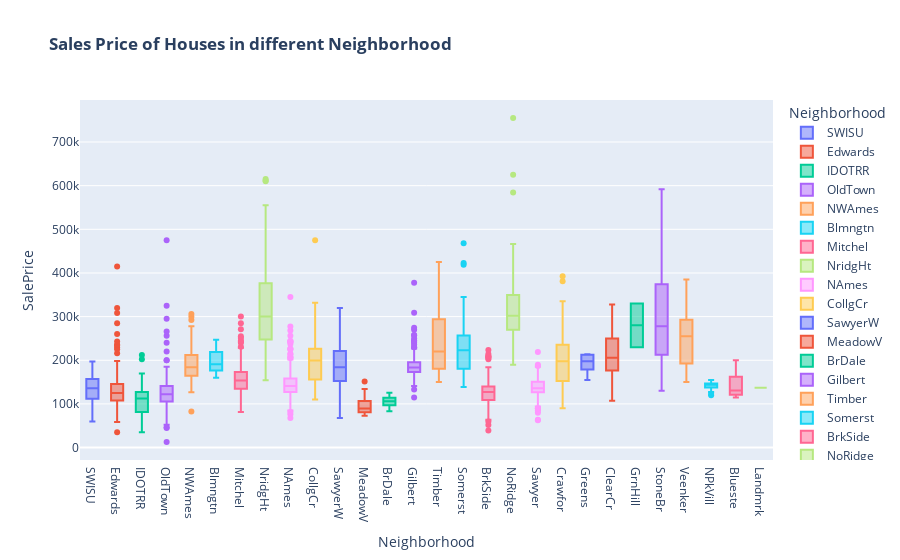

Write notebook code for a chart like this one.
### Code cell
#Sales Price of Houses in different Neighborhood
px.box(housing_cleaned,x='Neighborhood',y='SalePrice',
       color='Neighborhood',
       title='<b> Sales Price of Houses in different Neighborhood')

### Figure 1 — Plotly figure (JSON) as saved in the notebook; plotly's stock layout.template omitted (floating-point values rounded to 4 significant figures; data arrays with more than 128 entries replaced by an {"elided": "..."} marker saying what was removed)
{"data": [{"alignmentgroup": "True", "hovertemplate": "Neighborhood=%{x}<br>SalePrice=%{y}<extra></extra>", "legendgroup": "SWISU", "marker": {"color": "#636efa"}, "name": "SWISU", "notched": false, "offsetgroup": "SWISU", "orientation": "v", "showlegend": true, "type": "box", "x": ["SWISU", "SWISU", "SWISU", "SWISU", "SWISU", "SWISU", "SWISU", "SWISU", "SWISU", "SWISU", "SWISU", "SWISU", "SWISU", "SWISU", "SWISU", "SWISU", "SWISU", "SWISU", "SWISU", "SWISU", "SWISU", "SWISU", "SWISU", "SWISU", "SWISU", "SWISU", "SWISU", "SWISU", "SWISU", "SWISU", "SWISU", "SWISU", "SWISU", "SWISU", "SWISU", "SWISU", "SWISU", "SWISU", "SWISU", "SWISU", "SWISU", "SWISU"], "x0": " ", "xaxis": "x", "y": [126000, 150000, 169000, 102000, 91000, 131000, 137000, 149000, 159434, 128000, 145000, 80000, 160000, 197000, 160000, 140000, 100000, 189000, 140000, 60000, 136500, 168000, 155000, 135000, 175000, 127000, 135900, 100000, 95000, 105000, 108500, 139500, 118500, 115000, 118000, 160000, 112000, 104000, 114900, 137450, 179500, 157000], "y0": " ", "yaxis": "y"}, {"alignmentgroup": "True", "hovertemplate": "Neighborhood=%{x}<br>SalePrice=%{y}<extra></extra>", "legendgroup": "Edwards", "marker": {"color": "#EF553B"}, "name": "Edwards", "notched": false, "offsetgroup": "Edwards", "orientation": "v", "showlegend": true, "type": "box", "x": {"elided": "165 str values"}, "x0": " ", "xaxis": "x", "y": {"elided": "165 int values"}, "y0": " ", "yaxis": "y"}, {"alignmentgroup": "True", "hovertemplate": "Neighborhood=%{x}<br>SalePrice=%{y}<extra></extra>", "legendgroup": "IDOTRR", "marker": {"color": "#00cc96"}, "name": "IDOTRR", "notched": false, "offsetgroup": "IDOTRR", "orientation": "v", "showlegend": true, "type": "box", "x": ["IDOTRR", "IDOTRR", "IDOTRR", "IDOTRR", "IDOTRR", "IDOTRR", "IDOTRR", "IDOTRR", "IDOTRR", "IDOTRR", "IDOTRR", "IDOTRR", "IDOTRR", "IDOTRR", "IDOTRR", "IDOTRR", "IDOTRR", "IDOTRR", "IDOTRR", "IDOTRR", "IDOTRR", "IDOTRR", "IDOTRR", "IDOTRR", "IDOTRR", "IDOTRR", "IDOTRR", "IDOTRR", "IDOTRR", "IDOTRR", "IDOTRR", "IDOTRR", "IDOTRR", "IDOTRR", "IDOTRR", "IDOTRR", "IDOTRR", "IDOTRR", "IDOTRR", "IDOTRR", "IDOTRR", "IDOTRR", "IDOTRR", "IDOTRR", "IDOTRR", "IDOTRR", "IDOTRR", "IDOTRR", "IDOTRR", "IDOTRR", "IDOTRR", "IDOTRR", "IDOTRR", "IDOTRR", "IDOTRR", "IDOTRR", "IDOTRR", "IDOTRR", "IDOTRR", "IDOTRR", "IDOTRR", "IDOTRR", "IDOTRR", "IDOTRR", "IDOTRR", "IDOTRR", "IDOTRR", "IDOTRR", "IDOTRR", "IDOTRR", "IDOTRR", "IDOTRR", "IDOTRR", "IDOTRR", "IDOTRR", "IDOTRR"], "x0": " ", "xaxis": "x", "y": [124900, 72000, 127000, 80900, 115000, 125500, 85000, 50000, 75200, 139400, 135000, 126000, 141000, 100000, 125500, 82000, 150909, 129850, 89500, 34900, 103000, 126000, 78000, 35311, 68400, 115000, 40000, 72000, 87000, 119500, 81000, 99500, 68104, 93850, 120500, 91000, 103000, 109900, 127500, 147000, 65000, 64500, 152000, 82375, 149000, 202500, 118400, 78000, 75000, 108000, 139000, 99500, 135000, 101000, 55000, 145400, 84500, 161000, 89000, 116000, 212300, 120000, 165500, 110000, 169500, 119600, 110000, 123000, 57625, 116500, 55000, 119000, 120500, 141000, 120000, 141000], "y0": " ", "yaxis": "y"}, {"alignmentgroup": "True", "hovertemplate": "Neighborhood=%{x}<br>SalePrice=%{y}<extra></extra>", "legendgroup": "OldTown", "marker": {"color": "#ab63fa"}, "name": "OldTown", "notched": false, "offsetgroup": "OldTown", "orientation": "v", "showlegend": true, "type": "box", "x": {"elided": "213 str values"}, "x0": " ", "xaxis": "x", "y": {"elided": "213 int values"}, "y0": " ", "yaxis": "y"}, {"alignmentgroup": "True", "hovertemplate": "Neighborhood=%{x}<br>SalePrice=%{y}<extra></extra>", "legendgroup": "NWAmes", "marker": {"color": "#FFA15A"}, "name": "NWAmes", "notched": false, "offsetgroup": "NWAmes", "orientation": "v", "showlegend": true, "type": "box", "x": ["NWAmes", "NWAmes", "NWAmes", "NWAmes", "NWAmes", "NWAmes", "NWAmes", "NWAmes", "NWAmes", "NWAmes", "NWAmes", "NWAmes", "NWAmes", "NWAmes", "NWAmes", "NWAmes", "NWAmes", "NWAmes", "NWAmes", "NWAmes", "NWAmes", "NWAmes", "NWAmes", "NWAmes", "NWAmes", "NWAmes", "NWAmes", "NWAmes", "NWAmes", "NWAmes", "NWAmes", "NWAmes", "NWAmes", "NWAmes", "NWAmes", "NWAmes", "NWAmes", "NWAmes", "NWAmes", "NWAmes", "NWAmes", "NWAmes", "NWAmes", "NWAmes", "NWAmes", "NWAmes", "NWAmes", "NWAmes", "NWAmes", "NWAmes", "NWAmes", "NWAmes", "NWAmes", "NWAmes", "NWAmes", "NWAmes", "NWAmes", "NWAmes", "NWAmes", "NWAmes", "NWAmes", "NWAmes", "NWAmes", "NWAmes", "NWAmes", "NWAmes", "NWAmes", "NWAmes", "NWAmes", "NWAmes", "NWAmes", "NWAmes", "NWAmes", "NWAmes", "NWAmes", "NWAmes", "NWAmes", "NWAmes", "NWAmes", "NWAmes", "NWAmes", "NWAmes", "NWAmes", "NWAmes", "NWAmes", "NWAmes", "NWAmes", "NWAmes", "NWAmes", "NWAmes", "NWAmes", "NWAmes", "NWAmes", "NWAmes", "NWAmes", "NWAmes", "NWAmes", "NWAmes", "NWAmes", "NWAmes", "NWAmes", "NWAmes", "NWAmes", "NWAmes", "NWAmes", "NWAmes", "NWAmes", "NWAmes", "NWAmes", "NWAmes", "NWAmes", "NWAmes", "NWAmes", "NWAmes", "NWAmes", "NWAmes", "NWAmes", "NWAmes", "NWAmes", "NWAmes", "NWAmes", "NWAmes", "NWAmes"], "x0": " ", "xaxis": "x", "y": [227000, 205000, 200000, 195000, 178000, 185000, 165150, 272000, 82500, 260000, 190000, 235000, 256900, 151500, 167900, 255000, 181900, 229000, 150000, 278000, 187500, 171000, 213000, 250000, 135000, 215000, 183000, 243500, 175000, 197500, 175000, 162000, 154000, 185000, 170000, 235000, 153500, 185000, 190000, 161000, 152000, 143450, 175000, 299800, 154000, 158500, 197500, 210000, 213000, 158000, 192000, 162900, 170000, 190000, 230000, 197900, 184500, 206000, 172000, 249000, 181000, 185000, 220000, 164500, 176000, 175500, 173000, 146900, 262500, 192350, 127000, 292500, 184000, 178900, 250000, 169000, 179900, 136905, 161500, 185750, 175500, 174000, 196500, 240000, 148000, 167900, 174000, 226500, 306000, 162500, 205000, 215000, 172500, 213250, 218500, 188900, 197000, 182900, 241500, 170000, 140500, 200000, 140000, 157000, 202500, 165000, 190000, 155000, 152000, 181000, 212500, 143000, 215000, 188500, 159900, 146500, 179900, 240050, 197900, 207500, 176000, 164000, 163000], "y0": " ", "yaxis": "y"}, {"alignmentgroup": "True", "hovertemplate": "Neighborhood=%{x}<br>SalePrice=%{y}<extra></extra>", "legendgroup": "Blmngtn", "marker": {"color": "#19d3f3"}, "name": "Blmngtn", "notched": false, "offsetgroup": "Blmngtn", "orientation": "v", "showlegend": true, "type": "box", "x": ["Blmngtn", "Blmngtn", "Blmngtn", "Blmngtn", "Blmngtn", "Blmngtn", "Blmngtn", "Blmngtn", "Blmngtn", "Blmngtn", "Blmngtn", "Blmngtn", "Blmngtn", "Blmngtn", "Blmngtn", "Blmngtn", "Blmngtn", "Blmngtn", "Blmngtn", "Blmngtn", "Blmngtn", "Blmngtn", "Blmngtn"], "x0": " ", "xaxis": "x", "y": [187687, 172500, 195000, 246990, 246578, 215000, 185485, 192000, 174000, 178740, 191000, 160000, 181000, 219990, 160200, 225000, 175900, 213490, 226500, 192500, 159895, 180000, 234000], "y0": " ", "yaxis": "y"}, {"alignmentgroup": "True", "hovertemplate": "Neighborhood=%{x}<br>SalePrice=%{y}<extra></extra>", "legendgroup": "Mitchel", "marker": {"color": "#FF6692"}, "name": "Mitchel", "notched": false, "offsetgroup": "Mitchel", "orientation": "v", "showlegend": true, "type": "box", "x": ["Mitchel", "Mitchel", "Mitchel", "Mitchel", "Mitchel", "Mitchel", "Mitchel", "Mitchel", "Mitchel", "Mitchel", "Mitchel", "Mitchel", "Mitchel", "Mitchel", "Mitchel", "Mitchel", "Mitchel", "Mitchel", "Mitchel", "Mitchel", "Mitchel", "Mitchel", "Mitchel", "Mitchel", "Mitchel", "Mitchel", "Mitchel", "Mitchel", "Mitchel", "Mitchel", "Mitchel", "Mitchel", "Mitchel", "Mitchel", "Mitchel", "Mitchel", "Mitchel", "Mitchel", "Mitchel", "Mitchel", "Mitchel", "Mitchel", "Mitchel", "Mitchel", "Mitchel", "Mitchel", "Mitchel", "Mitchel", "Mitchel", "Mitchel", "Mitchel", "Mitchel", "Mitchel", "Mitchel", "Mitchel", "Mitchel", "Mitchel", "Mitchel", "Mitchel", "Mitchel", "Mitchel", "Mitchel", "Mitchel", "Mitchel", "Mitchel", "Mitchel", "Mitchel", "Mitchel", "Mitchel", "Mitchel", "Mitchel", "Mitchel", "Mitchel", "Mitchel", "Mitchel", "Mitchel", "Mitchel", "Mitchel", "Mitchel", "Mitchel", "Mitchel", "Mitchel", "Mitchel", "Mitchel", "Mitchel", "Mitchel", "Mitchel", "Mitchel", "Mitchel", "Mitchel", "Mitchel", "Mitchel", "Mitchel", "Mitchel", "Mitchel", "Mitchel", "Mitchel", "Mitchel", "Mitchel", "Mitchel", "Mitchel", "Mitchel", "Mitchel", "Mitchel"], "x0": " ", "xaxis": "x", "y": [137500, 136000, 131250, 134000, 148000, 228500, 132250, 93500, 149900, 124500, 215000, 168000, 245000, 285000, 164000, 173000, 143000, 135000, 131000, 165500, 172000, 138000, 160000, 162000, 160500, 231000, 145000, 140000, 173000, 139500, 160000, 271000, 170000, 140000, 157000, 143000, 146000, 139000, 146800, 169900, 173000, 215000, 213000, 156000, 131000, 130000, 188000, 196000, 190000, 254900, 143000, 171500, 115000, 173000, 161000, 210000, 138000, 131900, 156450, 183500, 159000, 149000, 129500, 153500, 150900, 240000, 130000, 132000, 130000, 300000, 113000, 160000, 126000, 209000, 134500, 135000, 165000, 130500, 130000, 112000, 126500, 152500, 188000, 196000, 215000, 81500, 153500, 148000, 173500, 157900, 169000, 166500, 251000, 142500, 119500, 124500, 170000, 171000, 128500, 129500, 139000, 146500, 242500, 201000], "y0": " ", "yaxis": "y"}, {"alignmentgroup": "True", "hovertemplate": "Neighborhood=%{x}<br>SalePrice=%{y}<extra></extra>", "legendgroup": "NridgHt", "marker": {"color": "#B6E880"}, "name": "NridgHt", "notched": false, "offsetgroup": "NridgHt", "orientation": "v", "showlegend": true, "type": "box", "x": ["NridgHt", "NridgHt", "NridgHt", "NridgHt", "NridgHt", "NridgHt", "NridgHt", "NridgHt", "NridgHt", "NridgHt", "NridgHt", "NridgHt", "NridgHt", "NridgHt", "NridgHt", "NridgHt", "NridgHt", "NridgHt", "NridgHt", "NridgHt", "NridgHt", "NridgHt", "NridgHt", "NridgHt", "NridgHt", "NridgHt", "NridgHt", "NridgHt", "NridgHt", "NridgHt", "NridgHt", "NridgHt", "NridgHt", "NridgHt", "NridgHt", "NridgHt", "NridgHt", "NridgHt", "NridgHt", "NridgHt", "NridgHt", "NridgHt", "NridgHt", "NridgHt", "NridgHt", "NridgHt", "NridgHt", "NridgHt", "NridgHt", "NridgHt", "NridgHt", "NridgHt", "NridgHt", "NridgHt", "NridgHt", "NridgHt", "NridgHt", "NridgHt", "NridgHt", "NridgHt", "NridgHt", "NridgHt", "NridgHt", "NridgHt", "NridgHt", "NridgHt", "NridgHt", "NridgHt", "NridgHt", "NridgHt", "NridgHt", "NridgHt", "NridgHt", "NridgHt", "NridgHt", "NridgHt", "NridgHt", "NridgHt", "NridgHt", "NridgHt", "NridgHt", "NridgHt", "NridgHt", "NridgHt", "NridgHt", "NridgHt", "NridgHt", "NridgHt", "NridgHt", "NridgHt", "NridgHt", "NridgHt", "NridgHt", "NridgHt", "NridgHt", "NridgHt", "NridgHt", "NridgHt", "NridgHt", "NridgHt", "NridgHt", "NridgHt", "NridgHt", "NridgHt", "NridgHt", "NridgHt", "NridgHt", "NridgHt", "NridgHt", "NridgHt", "NridgHt", "NridgHt", "NridgHt", "NridgHt", "NridgHt", "NridgHt", "NridgHt", "NridgHt", "NridgHt", "NridgHt", "NridgHt"], "x0": " ", "xaxis": "x", "y": [219500, 450000, 325300, 395000, 390000, 615000, 254000, 500067, 213000, 500000, 345474, 417500, 342000, 173000, 175500, 383000, 209500, 202665, 479069, 212500, 415000, 207000, 380000, 336860, 421250, 204000, 296000, 398800, 350000, 207500, 250000, 234250, 437154, 253293, 376162, 611657, 324000, 378000, 275000, 185850, 418000, 335000, 315000, 342643, 404000, 260116, 284000, 310090, 329900, 440000, 285000, 184500, 200000, 372397, 394617, 386250, 412500, 277500, 320000, 155000, 286500, 335000, 555000, 202500, 462000, 300000, 280000, 360000, 350000, 354000, 306000, 360000, 255900, 259000, 230000, 382500, 252000, 374000, 209500, 279000, 256300, 200000, 194700, 610000, 284000, 245700, 154000, 319900, 250000, 196000, 232698, 207000, 275000, 205000, 274000, 325000, 316000, 370000, 372000, 266000, 275500, 173000, 460000, 280000, 445000, 192000, 248500, 269500, 290000, 379000, 317000, 282500, 309000, 326000, 274900, 284000, 171750, 214000, 451950, 337500, 255500], "y0": " ", "yaxis": "y"}, {"alignmentgroup": "True", "hovertemplate": "Neighborhood=%{x}<br>SalePrice=%{y}<extra></extra>", "legendgroup": "NAmes", "marker": {"color": "#FF97FF"}, "name": "NAmes", "notched": false, "offsetgroup": "NAmes", "orientation": "v", "showlegend": true, "type": "box", "x": {"elided": "410 str values"}, "x0": " ", "xaxis": "x", "y": {"elided": "410 int values"}, "y0": " ", "yaxis": "y"}, {"alignmentgroup": "True", "hovertemplate": "Neighborhood=%{x}<br>SalePrice=%{y}<extra></extra>", "legendgroup": "CollgCr", "marker": {"color": "#FECB52"}, "name": "CollgCr", "notched": false, "offsetgroup": "CollgCr", "orientation": "v", "showlegend": true, "type": "box", "x": {"elided": "236 str values"}, "x0": " ", "xaxis": "x", "y": {"elided": "236 int values"}, "y0": " ", "yaxis": "y"}, {"alignmentgroup": "True", "hovertemplate": "Neighborhood=%{x}<br>SalePrice=%{y}<extra></extra>", "legendgroup": "SawyerW", "marker": {"color": "#636efa"}, "name": "SawyerW", "notched": false, "offsetgroup": "SawyerW", "orientation": "v", "showlegend": true, "type": "box", "x": ["SawyerW", "SawyerW", "SawyerW", "SawyerW", "SawyerW", "SawyerW", "SawyerW", "SawyerW", "SawyerW", "SawyerW", "SawyerW", "SawyerW", "SawyerW", "SawyerW", "SawyerW", "SawyerW", "SawyerW", "SawyerW", "SawyerW", "SawyerW", "SawyerW", "SawyerW", "SawyerW", "SawyerW", "SawyerW", "SawyerW", "SawyerW", "SawyerW", "SawyerW", "SawyerW", "SawyerW", "SawyerW", "SawyerW", "SawyerW", "SawyerW", "SawyerW", "SawyerW", "SawyerW", "SawyerW", "SawyerW", "SawyerW", "SawyerW", "SawyerW", "SawyerW", "SawyerW", "SawyerW", "SawyerW", "SawyerW", "SawyerW", "SawyerW", "SawyerW", "SawyerW", "SawyerW", "SawyerW", "SawyerW", "SawyerW", "SawyerW", "SawyerW", "SawyerW", "SawyerW", "SawyerW", "SawyerW", "SawyerW", "SawyerW", "SawyerW", "SawyerW", "SawyerW", "SawyerW", "SawyerW", "SawyerW", "SawyerW", "SawyerW", "SawyerW", "SawyerW", "SawyerW", "SawyerW", "SawyerW", "SawyerW", "SawyerW", "SawyerW", "SawyerW", "SawyerW", "SawyerW", "SawyerW", "SawyerW", "SawyerW", "SawyerW", "SawyerW", "SawyerW", "SawyerW", "SawyerW", "SawyerW", "SawyerW", "SawyerW", "SawyerW", "SawyerW", "SawyerW", "SawyerW", "SawyerW", "SawyerW", "SawyerW", "SawyerW", "SawyerW", "SawyerW", "SawyerW", "SawyerW", "SawyerW", "SawyerW", "SawyerW", "SawyerW", "SawyerW", "SawyerW", "SawyerW"], "x0": " ", "xaxis": "x", "y": [163000, 181000, 67500, 184900, 193500, 220000, 160000, 226500, 175900, 120000, 209000, 220000, 152000, 107000, 224500, 151000, 159000, 158000, 162000, 213000, 145000, 236000, 144000, 320000, 142953, 159000, 131000, 142500, 257000, 269500, 99500, 194500, 144000, 139500, 189000, 193000, 173000, 178000, 192500, 239900, 228500, 184000, 191750, 269500, 187000, 224243, 184900, 171500, 76000, 262280, 128000, 155000, 162000, 188000, 228500, 301000, 233000, 187000, 229000, 180000, 143000, 172000, 239500, 271900, 215000, 269500, 142000, 171000, 277000, 147000, 138500, 207000, 153000, 82000, 189000, 220000, 182000, 189000, 238000, 225000, 156500, 181000, 260000, 146000, 147000, 179200, 190500, 170000, 184000, 175000, 141000, 275000, 179900, 205000, 149000, 201000, 179000, 159000, 152000, 150000, 270000, 125000, 143500, 316600, 218000, 179200, 203000, 225000, 228000, 193000, 153900, 225000, 215000], "y0": " ", "yaxis": "y"}, {"alignmentgroup": "True", "hovertemplate": "Neighborhood=%{x}<br>SalePrice=%{y}<extra></extra>", "legendgroup": "MeadowV", "marker": {"color": "#EF553B"}, "name": "MeadowV", "notched": false, "offsetgroup": "MeadowV", "orientation": "v", "showlegend": true, "type": "box", "x": ["MeadowV", "MeadowV", "MeadowV", "MeadowV", "MeadowV", "MeadowV", "MeadowV", "MeadowV", "MeadowV", "MeadowV", "MeadowV", "MeadowV", "MeadowV", "MeadowV", "MeadowV", "MeadowV", "MeadowV", "MeadowV", "MeadowV", "MeadowV", "MeadowV", "MeadowV", "MeadowV", "MeadowV", "MeadowV", "MeadowV", "MeadowV", "MeadowV", "MeadowV", "MeadowV", "MeadowV", "MeadowV", "MeadowV", "MeadowV"], "x0": " ", "xaxis": "x", "y": [98000, 86000, 73000, 75500, 79400, 85000, 97000, 124000, 127000, 85500, 75000, 104500, 79500, 80000, 129500, 88250, 151400, 90500, 91000, 88000, 93900, 94900, 84500, 134000, 115000, 119500, 81000, 106500, 129900, 85500, 105000, 75190, 83500, 76000], "y0": " ", "yaxis": "y"}, {"alignmentgroup": "True", "hovertemplate": "Neighborhood=%{x}<br>SalePrice=%{y}<extra></extra>", "legendgroup": "BrDale", "marker": {"color": "#00cc96"}, "name": "BrDale", "notched": false, "offsetgroup": "BrDale", "orientation": "v", "showlegend": true, "type": "box", "x": ["BrDale", "BrDale", "BrDale", "BrDale", "BrDale", "BrDale", "BrDale", "BrDale", "BrDale", "BrDale", "BrDale", "BrDale", "BrDale", "BrDale", "BrDale", "BrDale", "BrDale", "BrDale", "BrDale", "BrDale", "BrDale", "BrDale", "BrDale", "BrDale", "BrDale", "BrDale", "BrDale", "BrDale", "BrDale"], "x0": " ", "xaxis": "x", "y": [105500, 88000, 97000, 83000, 125500, 100500, 85400, 112000, 103400, 89000, 122500, 113500, 96000, 125000, 106000, 89500, 116000, 111000, 108000, 106000, 118000, 111750, 113700, 113000, 105500, 94500, 119500, 118000, 100000], "y0": " ", "yaxis": "y"}, {"alignmentgroup": "True", "hovertemplate": "Neighborhood=%{x}<br>SalePrice=%{y}<extra></extra>", "legendgroup": "Gilbert", "marker": {"color": "#ab63fa"}, "name": "Gilbert", "notched": false, "offsetgroup": "Gilbert", "orientation": "v", "showlegend": true, "type": "box", "x": {"elided": "143 str values"}, "x0": " ", "xaxis": "x", "y": {"elided": "143 int values"}, "y0": " ", "yaxis": "y"}, {"alignmentgroup": "True", "hovertemplate": "Neighborhood=%{x}<br>SalePrice=%{y}<extra></extra>", "legendgroup": "Timber", "marker": {"color": "#FFA15A"}, "name": "Timber", "notched": false, "offsetgroup": "Timber", "orientation": "v", "showlegend": true, "type": "box", "x": ["Timber", "Timber", "Timber", "Timber", "Timber", "Timber", "Timber", "Timber", "Timber", "Timber", "Timber", "Timber", "Timber", "Timber", "Timber", "Timber", "Timber", "Timber", "Timber", "Timber", "Timber", "Timber", "Timber", "Timber", "Timber", "Timber", "Timber", "Timber", "Timber", "Timber", "Timber", "Timber", "Timber", "Timber", "Timber", "Timber", "Timber", "Timber", "Timber", "Timber", "Timber", "Timber", "Timber", "Timber", "Timber", "Timber", "Timber", "Timber", "Timber", "Timber", "Timber", "Timber", "Timber", "Timber"], "x0": " ", "xaxis": "x", "y": [201000, 220000, 180500, 232500, 257000, 298751, 176000, 180000, 282000, 378500, 375000, 195000, 369900, 175000, 425000, 220000, 315000, 187500, 370000, 204000, 244000, 316500, 180000, 170000, 305000, 175000, 184000, 294000, 202900, 150000, 270000, 279900, 214900, 228950, 281213, 213500, 312500, 178000, 241500, 174000, 265900, 160000, 186700, 204000, 315500, 187500, 410000, 174000, 202000, 250000, 167500, 172500, 228000, 335000], "y0": " ", "yaxis": "y"}, {"alignmentgroup": "True", "hovertemplate": "Neighborhood=%{x}<br>SalePrice=%{y}<extra></extra>", "legendgroup": "Somerst", "marker": {"color": "#19d3f3"}, "name": "Somerst", "notched": false, "offsetgroup": "Somerst", "orientation": "v", "showlegend": true, "type": "box", "x": {"elided": "143 str values"}, "x0": " ", "xaxis": "x", "y": {"elided": "143 int values"}, "y0": " ", "yaxis": "y"}, {"alignmentgroup": "True", "hovertemplate": "Neighborhood=%{x}<br>SalePrice=%{y}<extra></extra>", "legendgroup": "BrkSide", "marker": {"color": "#FF6692"}, "name": "BrkSide", "notched": false, "offsetgroup": "BrkSide", "orientation": "v", "showlegend": true, "type": "box", "x": ["BrkSide", "BrkSide", "BrkSide", "BrkSide", "BrkSide", "BrkSide", "BrkSide", "BrkSide", "BrkSide", "BrkSide", "BrkSide", "BrkSide", "BrkSide", "BrkSide", "BrkSide", "BrkSide", "BrkSide", "BrkSide", "BrkSide", "BrkSide", "BrkSide", "BrkSide", "BrkSide", "BrkSide", "BrkSide", "BrkSide", "BrkSide", "BrkSide", "BrkSide", "BrkSide", "BrkSide", "BrkSide", "BrkSide", "BrkSide", "BrkSide", "BrkSide", "BrkSide", "BrkSide", "BrkSide", "BrkSide", "BrkSide", "BrkSide", "BrkSide", "BrkSide", "BrkSide", "BrkSide", "BrkSide", "BrkSide", "BrkSide", "BrkSide", "BrkSide", "BrkSide", "BrkSide", "BrkSide", "BrkSide", "BrkSide", "BrkSide", "BrkSide", "BrkSide", "BrkSide", "BrkSide", "BrkSide", "BrkSide", "BrkSide", "BrkSide", "BrkSide", "BrkSide", "BrkSide", "BrkSide", "BrkSide", "BrkSide", "BrkSide", "BrkSide", "BrkSide", "BrkSide", "BrkSide", "BrkSide", "BrkSide", "BrkSide", "BrkSide", "BrkSide", "BrkSide", "BrkSide", "BrkSide", "BrkSide", "BrkSide", "BrkSide", "BrkSide", "BrkSide", "BrkSide", "BrkSide", "BrkSide", "BrkSide", "BrkSide", "BrkSide", "BrkSide", "BrkSide", "BrkSide", "BrkSide", "BrkSide", "BrkSide", "BrkSide", "BrkSide"], "x0": " ", "xaxis": "x", "y": [207000, 132500, 165000, 100000, 112000, 202500, 113000, 134000, 79500, 64000, 115000, 162500, 132000, 131000, 127000, 159000, 106900, 93000, 128000, 124000, 118000, 128000, 89000, 90000, 87000, 126500, 109000, 153575, 68500, 135000, 120000, 164900, 132000, 119000, 79900, 81300, 79000, 39300, 180500, 184000, 149000, 105000, 127500, 144000, 119000, 116500, 85500, 126000, 141500, 153000, 110000, 138000, 150000, 150000, 128250, 140200, 115000, 115000, 214500, 52000, 139900, 134900, 138400, 137500, 157000, 167500, 76500, 136500, 82500, 113000, 109500, 117000, 205000, 128000, 210000, 129000, 128000, 123900, 131750, 209500, 113000, 127000, 87000, 102000, 223500, 132000, 132500, 130000, 72500, 60000, 110000, 80500, 133000, 123000, 105000, 64500, 128500, 114500, 149000, 145000, 162900, 137000, 121000], "y0": " ", "yaxis": "y"}, {"alignmentgroup": "True", "hovertemplate": "Neighborhood=%{x}<br>SalePrice=%{y}<extra></extra>", "legendgroup": "NoRidge", "marker": {"color": "#B6E880"}, "name": "NoRidge", "notched": false, "offsetgroup": "NoRidge", "orientation": "v", "showlegend": true, "type": "box", "x": ["NoRidge", "NoRidge", "NoRidge", "NoRidge", "NoRidge", "NoRidge", "NoRidge", "NoRidge", "NoRidge", "NoRidge", "NoRidge", "NoRidge", "NoRidge", "NoRidge", "NoRidge", "NoRidge", "NoRidge", "NoRidge", "NoRidge", "NoRidge", "NoRidge", "NoRidge", "NoRidge", "NoRidge", "NoRidge", "NoRidge", "NoRidge", "NoRidge", "NoRidge", "NoRidge", "NoRidge", "NoRidge", "NoRidge", "NoRidge", "NoRidge", "NoRidge", "NoRidge", "NoRidge", "NoRidge", "NoRidge", "NoRidge", "NoRidge", "NoRidge", "NoRidge", "NoRidge", "NoRidge", "NoRidge", "NoRidge", "NoRidge", "NoRidge", "NoRidge", "NoRidge", "NoRidge", "NoRidge", "NoRidge", "NoRidge", "NoRidge", "NoRidge", "NoRidge", "NoRidge", "NoRidge", "NoRidge", "NoRidge", "NoRidge", "NoRidge", "NoRidge", "NoRidge"], "x0": " ", "xaxis": "x", "y": [291000, 341000, 235000, 284500, 262000, 285000, 260400, 321000, 302000, 286000, 315000, 322500, 268000, 340000, 260000, 263000, 271000, 260000, 290000, 405000, 301500, 334000, 327000, 290000, 248000, 315000, 290000, 315750, 755000, 362500, 403000, 263550, 402000, 348000, 280000, 384500, 430000, 410000, 625000, 221000, 290000, 252000, 372500, 248000, 250000, 337000, 265000, 333168, 330000, 285000, 336000, 466500, 269790, 355000, 300000, 279500, 350000, 260000, 350000, 350000, 584500, 287500, 190000, 325000, 315000, 290000, 410000], "y0": " ", "yaxis": "y"}, {"alignmentgroup": "True", "hovertemplate": "Neighborhood=%{x}<br>SalePrice=%{y}<extra></extra>", "legendgroup": "Sawyer", "marker": {"color": "#FF97FF"}, "name": "Sawyer", "notched": false, "offsetgroup": "Sawyer", "orientation": "v", "showlegend": true, "type": "box", "x": {"elided": "139 str values"}, "x0": " ", "xaxis": "x", "y": {"elided": "139 int values"}, "y0": " ", "yaxis": "y"}, {"alignmentgroup": "True", "hovertemplate": "Neighborhood=%{x}<br>SalePrice=%{y}<extra></extra>", "legendgroup": "Crawfor", "marker": {"color": "#FECB52"}, "name": "Crawfor", "notched": false, "offsetgroup": "Crawfor", "orientation": "v", "showlegend": true, "type": "box", "x": ["Crawfor", "Crawfor", "Crawfor", "Crawfor", "Crawfor", "Crawfor", "Crawfor", "Crawfor", "Crawfor", "Crawfor", "Crawfor", "Crawfor", "Crawfor", "Crawfor", "Crawfor", "Crawfor", "Crawfor", "Crawfor", "Crawfor", "Crawfor", "Crawfor", "Crawfor", "Crawfor", "Crawfor", "Crawfor", "Crawfor", "Crawfor", "Crawfor", "Crawfor", "Crawfor", "Crawfor", "Crawfor", "Crawfor", "Crawfor", "Crawfor", "Crawfor", "Crawfor", "Crawfor", "Crawfor", "Crawfor", "Crawfor", "Crawfor", "Crawfor", "Crawfor", "Crawfor", "Crawfor", "Crawfor", "Crawfor", "Crawfor", "Crawfor", "Crawfor", "Crawfor", "Crawfor", "Crawfor", "Crawfor", "Crawfor", "Crawfor", "Crawfor", "Crawfor", "Crawfor", "Crawfor", "Crawfor", "Crawfor", "Crawfor", "Crawfor", "Crawfor", "Crawfor", "Crawfor", "Crawfor", "Crawfor", "Crawfor", "Crawfor", "Crawfor", "Crawfor", "Crawfor", "Crawfor", "Crawfor", "Crawfor", "Crawfor", "Crawfor", "Crawfor", "Crawfor", "Crawfor", "Crawfor", "Crawfor", "Crawfor", "Crawfor", "Crawfor", "Crawfor", "Crawfor", "Crawfor", "Crawfor", "Crawfor"], "x0": " ", "xaxis": "x", "y": [392500, 145000, 160000, 146500, 198000, 236500, 259500, 235000, 174500, 217500, 138000, 164000, 217000, 250000, 223000, 208000, 205000, 154900, 157000, 163500, 381000, 96500, 144800, 231000, 136500, 104000, 257500, 315000, 210000, 257500, 230000, 200100, 140000, 335000, 215000, 110000, 266500, 315000, 219500, 177000, 147500, 224000, 155000, 203135, 119750, 250000, 177500, 177000, 220000, 195000, 222000, 138887, 139000, 300000, 188700, 239000, 141500, 188000, 189950, 257000, 315000, 148500, 275000, 153500, 165000, 239000, 194000, 194000, 205000, 193000, 170000, 263400, 191000, 199500, 289000, 147500, 201000, 145000, 158000, 311500, 137000, 198000, 246000, 238000, 234000, 137500, 224000, 90350, 218000, 215000, 135000, 149000, 145000], "y0": " ", "yaxis": "y"}, {"alignmentgroup": "True", "hovertemplate": "Neighborhood=%{x}<br>SalePrice=%{y}<extra></extra>", "legendgroup": "Greens", "marker": {"color": "#636efa"}, "name": "Greens", "notched": false, "offsetgroup": "Greens", "orientation": "v", "showlegend": true, "type": "box", "x": ["Greens", "Greens", "Greens", "Greens", "Greens", "Greens", "Greens", "Greens"], "x0": " ", "xaxis": "x", "y": [211500, 155000, 214000, 213750, 170000, 190000, 206000, 188000], "y0": " ", "yaxis": "y"}, {"alignmentgroup": "True", "hovertemplate": "Neighborhood=%{x}<br>SalePrice=%{y}<extra></extra>", "legendgroup": "ClearCr", "marker": {"color": "#EF553B"}, "name": "ClearCr", "notched": false, "offsetgroup": "ClearCr", "orientation": "v", "showlegend": true, "type": "box", "x": ["ClearCr", "ClearCr", "ClearCr", "ClearCr", "ClearCr", "ClearCr", "ClearCr", "ClearCr", "ClearCr", "ClearCr", "ClearCr", "ClearCr", "ClearCr", "ClearCr", "ClearCr", "ClearCr", "ClearCr", "ClearCr", "ClearCr", "ClearCr", "ClearCr", "ClearCr", "ClearCr", "ClearCr", "ClearCr", "ClearCr", "ClearCr", "ClearCr", "ClearCr", "ClearCr", "ClearCr", "ClearCr", "ClearCr", "ClearCr", "ClearCr", "ClearCr", "ClearCr", "ClearCr", "ClearCr", "ClearCr"], "x0": " ", "xaxis": "x", "y": [240000, 107500, 164000, 256000, 182000, 187500, 277000, 240000, 185000, 192000, 155000, 145000, 180000, 255000, 190000, 244400, 134432, 270000, 245000, 235000, 302000, 278000, 241500, 233500, 279000, 230000, 165000, 161500, 225000, 173000, 280000, 260000, 195000, 190000, 200000, 148400, 211000, 173000, 328000, 200500], "y0": " ", "yaxis": "y"}, {"alignmentgroup": "True", "hovertemplate": "Neighborhood=%{x}<br>SalePrice=%{y}<extra></extra>", "legendgroup": "GrnHill", "marker": {"color": "#00cc96"}, "name": "GrnHill", "notched": false, "offsetgroup": "GrnHill", "orientation": "v", "showlegend": true, "type": "box", "x": ["GrnHill", "GrnHill"], "x0": " ", "xaxis": "x", "y": [330000, 230000], "y0": " ", "yaxis": "y"}, {"alignmentgroup": "True", "hovertemplate": "Neighborhood=%{x}<br>SalePrice=%{y}<extra></extra>", "legendgroup": "StoneBr", "marker": {"color": "#ab63fa"}, "name": "StoneBr", "notched": false, "offsetgroup": "StoneBr", "orientation": "v", "showlegend": true, "type": "box", "x": ["StoneBr", "StoneBr", "StoneBr", "StoneBr", "StoneBr", "StoneBr", "StoneBr", "StoneBr", "StoneBr", "StoneBr", "StoneBr", "StoneBr", "StoneBr", "StoneBr", "StoneBr", "StoneBr", "StoneBr", "StoneBr", "StoneBr", "StoneBr", "StoneBr", "StoneBr", "StoneBr", "StoneBr", "StoneBr", "StoneBr", "StoneBr", "StoneBr", "StoneBr", "StoneBr", "StoneBr", "StoneBr", "StoneBr", "StoneBr", "StoneBr", "StoneBr", "StoneBr", "StoneBr", "StoneBr", "StoneBr", "StoneBr", "StoneBr", "StoneBr"], "x0": " ", "xaxis": "x", "y": [278000, 207500, 180000, 361919, 372500, 535000, 189000, 387000, 394432, 318000, 260000, 591587, 392000, 455000, 251000, 356383, 325000, 182000, 538000, 212000, 375000, 286000, 247900, 180000, 377426, 191500, 270000, 334000, 275000, 130000, 355000, 319900, 349265, 240000, 212000, 213500, 236500, 188500, 470000, 239500, 239000, 441929, 170000], "y0": " ", "yaxis": "y"}, {"alignmentgroup": "True", "hovertemplate": "Neighborhood=%{x}<br>SalePrice=%{y}<extra></extra>", "legendgroup": "Veenker", "marker": {"color": "#FFA15A"}, "name": "Veenker", "notched": false, "offsetgroup": "Veenker", "orientation": "v", "showlegend": true, "type": "box", "x": ["Veenker", "Veenker", "Veenker", "Veenker", "Veenker", "Veenker", "Veenker", "Veenker", "Veenker", "Veenker", "Veenker", "Veenker", "Veenker", "Veenker", "Veenker", "Veenker", "Veenker", "Veenker", "Veenker", "Veenker", "Veenker", "Veenker", "Veenker"], "x0": " ", "xaxis": "x", "y": [217500, 245500, 150000, 385000, 187000, 181500, 192000, 260000, 194000, 324000, 162500, 294000, 218000, 275000, 373000, 165000, 290000, 241600, 279700, 255000, 270000, 318750, 300000], "y0": " ", "yaxis": "y"}, {"alignmentgroup": "True", "hovertemplate": "Neighborhood=%{x}<br>SalePrice=%{y}<extra></extra>", "legendgroup": "NPkVill", "marker": {"color": "#19d3f3"}, "name": "NPkVill", "notched": false, "offsetgroup": "NPkVill", "orientation": "v", "showlegend": true, "type": "box", "x": ["NPkVill", "NPkVill", "NPkVill", "NPkVill", "NPkVill", "NPkVill", "NPkVill", "NPkVill", "NPkVill", "NPkVill", "NPkVill", "NPkVill", "NPkVill", "NPkVill", "NPkVill", "NPkVill", "NPkVill", "NPkVill", "NPkVill", "NPkVill", "NPkVill", "NPkVill"], "x0": " ", "xaxis": "x", "y": [146300, 137900, 149900, 123000, 148500, 146000, 143000, 147000, 148500, 147000, 155000, 127500, 142500, 128500, 120000, 128000, 146000, 148500, 137500, 144000, 138000, 143750], "y0": " ", "yaxis": "y"}, {"alignmentgroup": "True", "hovertemplate": "Neighborhood=%{x}<br>SalePrice=%{y}<extra></extra>", "legendgroup": "Blueste", "marker": {"color": "#FF6692"}, "name": "Blueste", "notched": false, "offsetgroup": "Blueste", "orientation": "v", "showlegend": true, "type": "box", "x": ["Blueste", "Blueste", "Blueste", "Blueste", "Blueste", "Blueste", "Blueste", "Blueste", "Blueste", "Blueste"], "x0": " ", "xaxis": "x", "y": [123900, 137000, 116500, 115000, 162500, 200000, 124000, 185000, 121000, 151000], "y0": " ", "yaxis": "y"}, {"alignmentgroup": "True", "hovertemplate": "Neighborhood=%{x}<br>SalePrice=%{y}<extra></extra>", "legendgroup": "Landmrk", "marker": {"color": "#B6E880"}, "name": "Landmrk", "notched": false, "offsetgroup": "Landmrk", "orientation": "v", "showlegend": true, "type": "box", "x": ["Landmrk"], "x0": " ", "xaxis": "x", "y": [137000], "y0": " ", "yaxis": "y"}], "layout": {"boxmode": "overlay", "legend": {"title": {"text": "Neighborhood"}, "tracegroupgap": 0}, "title": {"text": "<b> Sales Price of Houses in different Neighborhood"}, "xaxis": {"anchor": "y", "categoryarray": ["SWISU", "Edwards", "IDOTRR", "OldTown", "NWAmes", "Blmngtn", "Mitchel", "NridgHt", "NAmes", "CollgCr", "SawyerW", "MeadowV", "BrDale", "Gilbert", "Timber", "Somerst", "BrkSide", "NoRidge", "Sawyer", "Crawfor", "Greens", "ClearCr", "GrnHill", "StoneBr", "Veenker", "NPkVill", "Blueste", "Landmrk"], "categoryorder": "array", "domain": [0, 1], "title": {"text": "Neighborhood"}}, "yaxis": {"anchor": "x", "domain": [0, 1], "title": {"text": "SalePrice"}}}}
